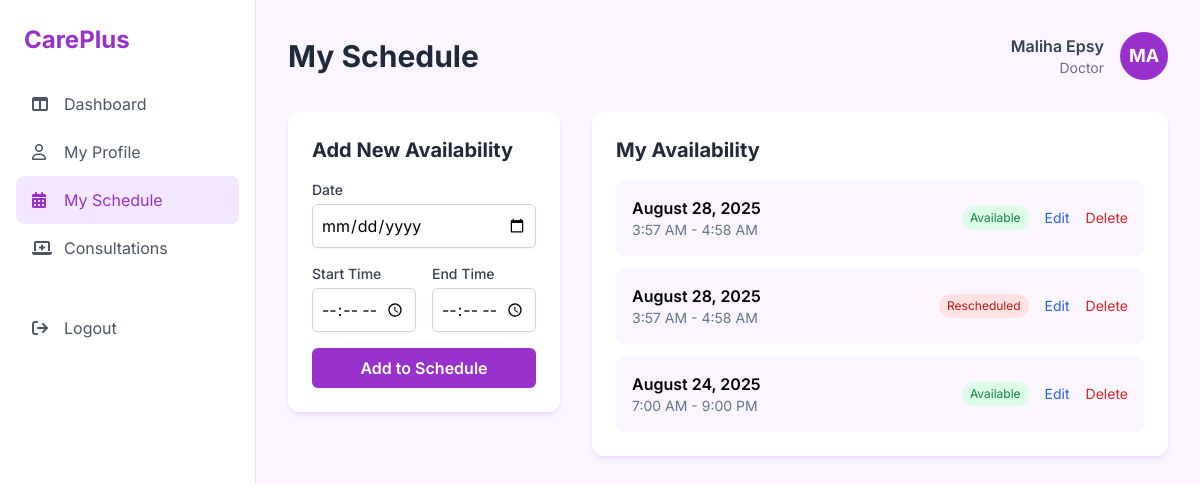
Screenshot of /doctor_schedule.php (signed in) with the database file from the repository.
### tables this page shows
CREATE TABLE `schedule` (
  `scheduleID` int(11) NOT NULL,
  `providerID` int(11) DEFAULT NULL,
  `availableDate` date DEFAULT NULL,
  `startTime` time DEFAULT NULL,
  `endTime` time DEFAULT NULL,
  `status` varchar(20) DEFAULT NULL
);

### doctor_schedule.php (the view, shortened to what this page needs)
<?php
$host = "localhost";
$username = "root";
$password = "";
$database = "healthcare";
$conn = new mysqli($host, $username, $password, $database);
$cleanupSql = "DELETE FROM schedule WHERE availableDate < CURDATE() OR (availableDate = CURDATE() AND endTime < CURTIME())";
$conn->query($cleanupSql);
$doctorID = $_SESSION['userID'];
$userName = $_SESSION['Name'];
$userAvatar = strtoupper(substr($userName, 0, 2));
$schedules = [];
$sql = "SELECT scheduleID, availableDate, startTime, endTime, status
        FROM schedule
        WHERE providerID = ?
        ORDER BY availableDate DESC, startTime ASC";
$stmt = $conn->prepare($sql);
$stmt->bind_param("i", $doctorID);
$stmt->execute();
$result = $stmt->get_result();
if ($result->num_rows > 0) {
    while($row = $result->fetch_assoc()) {
        $schedules[] = $row;
    }
}
?>
<!DOCTYPE html>
<html lang="en">
<head>
    <script src="https://cdn.tailwindcss.com"></script>
    <link rel="stylesheet" href="https://cdnjs.cloudflare.com/ajax/libs/font-awesome/6.5.2/css/all.min.css" />
</head>
<body class="bg-purple-50">
    <div class="flex min-h-screen">
        <aside class="w-64 bg-white border-r">
            <div class="p-6">
                <a href="#" class="text-2xl font-bold text-dark-orchid">CarePlus</a>
            </div>
            <nav class="px-4">
                <a href="doctorDashboard.php" class="flex items-center space-x-3 px-4 py-3 text-gray-600 hover:bg-slate-100 rounded-lg"><i class="fa-solid fa-table-columns w-5"></i><span>Dashboard</span></a>
                <a href="doctorProfile.php" class="flex items-center space-x-3 px-4 py-3 text-gray-600 hover:bg-slate-100 rounded-lg"><i class="fa-regular fa-user w-5"></i><span>My Profile</span></a>
                <a href="doctor_schedule.php" class="flex items-center space-x-3 px-4 py-3 bg-purple-100 text-dark-orchid rounded-lg"><i class="fa-solid fa-calendar-days w-5"></i><span>My Schedule</span></a>
                <a href="consultationInfo.php" class="flex items-center space-x-3 px-4 py-3 text-gray-600 hover:bg-slate-100 rounded-lg"><i class="fa-solid fa-laptop-medical w-5"></i><span>Consultations</span></a>
                <a href="logout.php" class="flex items-center space-x-3 px-4 py-3 text-gray-600 hover:bg-slate-100 rounded-lg mt-8"><i class="fa-solid fa-arrow-right-from-bracket w-5"></i><span>Logout</span></a>
            </nav>
        </aside>
        <main class="flex-1 p-8">
            <header class="flex justify-between items-center mb-8">
                <h1 class="text-3xl font-bold text-slate-800">My Schedule</h1>
                <div class="flex items-center space-x-4">
                     <div class="text-right">
                         <p class="font-semibold text-slate-700"><?php echo htmlspecialchars($userName); ?></p>
                         <p class="text-sm text-gray-500">Doctor</p>
                    </div>
                    <div class="w-12 h-12 rounded-full bg-dark-orchid text-white flex items-center justify-center font-bold text-lg"><?php echo htmlspecialchars($userAvatar); ?></div>
                </div>
            </header>
            <div class="grid grid-cols-1 lg:grid-cols-3 gap-8">
                <div class="lg:col-span-1 bg-white p-6 rounded-xl shadow-orchid-custom h-fit">
                    <h2 class="text-xl font-bold text-gray-800 mb-4">Add New Availability</h2>
                    <form action="doctor_schedule.php" method="POST" class="space-y-4">
                        <div>
                            <label class="block text-sm font-medium text-gray-700">Date</label>
                            <input type="date" name="availableDate" required class="w-full mt-1 p-2 border border-gray-300 rounded-md shadow-sm focus:ring-purple-500 focus:border-purple-500" min="<?php echo date('Y-m-d'); ?>">
                        </div>
                        <div class="grid grid-cols-2 gap-4">
                            <div>
                                <label class="block text-sm font-medium text-gray-700">Start Time</label>
                                <input type="time" name="startTime" required class="w-full mt-1 p-2 border border-gray-300 rounded-md shadow-sm focus:ring-purple-500 focus:border-purple-500">
                            </div>
                            <div>
                                <label class="block text-sm font-medium text-gray-700">End Time</label>
                                <input type="time" name="endTime" required class="w-full mt-1 p-2 border border-gray-300 rounded-md shadow-sm focus:ring-purple-500 focus:border-purple-500">
                            </div>
                        </div>
                        <button type="submit" name="add_schedule" class="w-full py-2 px-4 bg-dark-orchid text-white rounded-md font-semibold hover:bg-dark-orchid-darker transition shadow-sm">
                            Add to Schedule
                        </button>
                    </form>
                </div>
                <div class="lg:col-span-2 bg-white p-6 rounded-xl shadow-orchid-custom">
                    <h2 class="text-xl font-bold text-gray-800 mb-4">My Availability</h2>
                    <div class="space-y-3">
                        <?php if (empty($schedules)): ?>
                            <p class="text-gray-500">You have not added any available schedules.</p>
                        <?php else: ?>
                            <?php foreach ($schedules as $schedule): ?>
                                <div class="flex justify-between items-center p-4 bg-purple-50 rounded-lg">
                                    <div>
                                        <p class="font-semibold"><?php echo date("F j, Y", strtotime($schedule['availableDate'])); ?></p>
                                        <p class="text-sm text-slate-500"><?php echo date("g:i A", strtotime($schedule['startTime'])) . " - " . date("g:i A", strtotime($schedule['endTime'])); ?></p>
                                    </div>
                                    <div class="flex items-center space-x-4">
                                        <span class="px-2 py-1 text-xs rounded-full <?php echo $schedule['status'] === 'Available' ? 'bg-green-100 text-green-700' : 'bg-red-100 text-red-700'; ?>">
                                            <?php echo htmlspecialchars($schedule['status']); ?>
                                        </span>
                                        <a href="edit_schedule.php?id=<?php echo $schedule['scheduleID']; ?>" class="text-blue-600 hover:underline text-sm">Edit</a>
                                        <a href="doctor_schedule.php?delete_id=<?php echo $schedule['scheduleID']; ?>" onclick="return confirm('Are you sure you want to delete this schedule?');" class="text-red-600 hover:underline text-sm">Delete</a>
                                    </div>
                                </div>
                            <?php endforeach; ?>
                        <?php endif; ?>
                    </div>
                </div>
            </div>
        </main>
    </div>
</body>
</html>

### doctor_schedule.php (style rules this page uses)
body { font-family: 'Inter', sans-serif; }
.bg-dark-orchid { background-color: #9932CC; }
.text-dark-orchid { color: #9932CC; }
.shadow-orchid-custom { box-shadow: 0 4px 6px -1px rgba(153, 50, 204, 0.1), 0 2px 4px -2px rgba(153, 50, 204, 0.1); }

### rows the page displays
schedule: availableDate "August 28, 2025", startTime "3:57 AM", endTime "4:58 AM", status "Available"
schedule: availableDate "August 28, 2025", startTime "3:57 AM", endTime "4:58 AM", status "Rescheduled"
schedule: availableDate "August 24, 2025", startTime "7:00 AM", endTime "9:00 PM", status "Available"

### other values shown
$userName "Maliha Epsy"
$userAvatar "MA"
